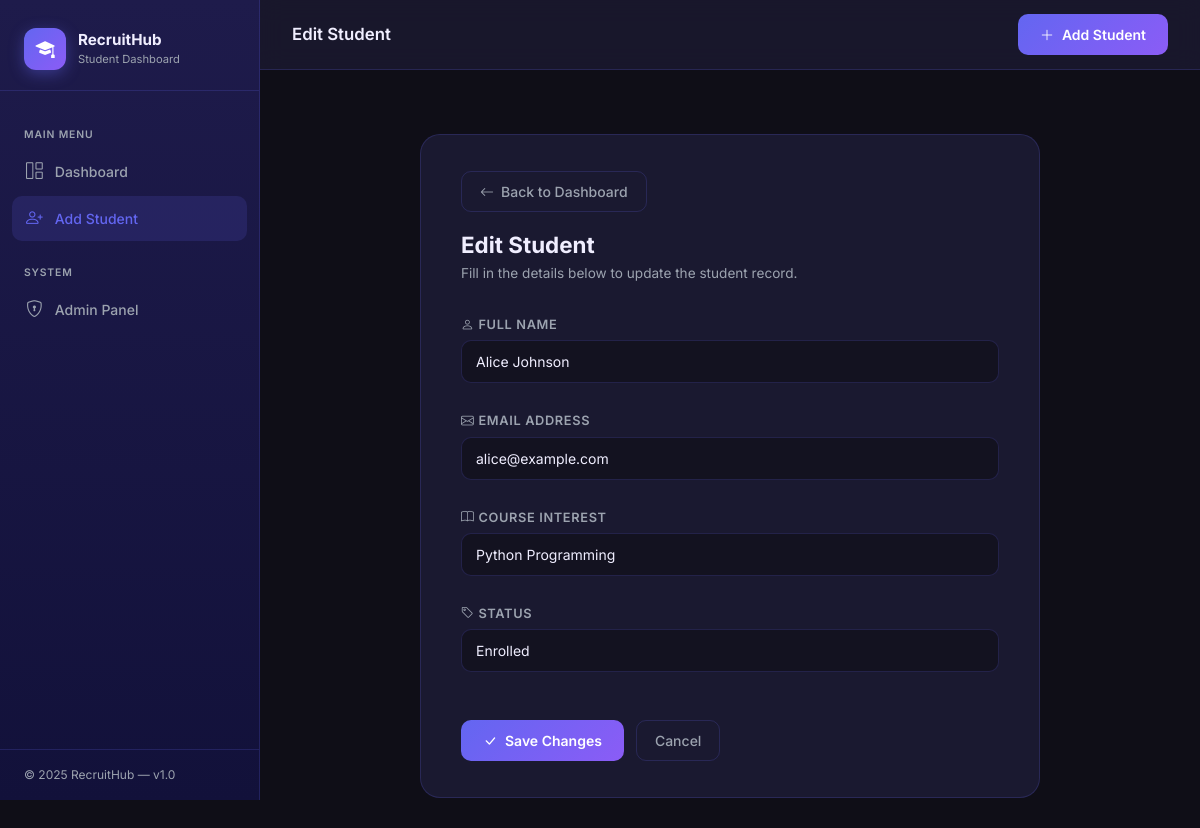
Page /edit/1/ on the committed database.
### students/models.py (models this page shows, shortened)
class Student(models.Model):
    STATUS_CHOICES = [
        ('New', 'New'),
        ('Contacted', 'Contacted'),
        ('Enrolled', 'Enrolled'),
        ('Rejected', 'Rejected'),
    ]
    name            = models.CharField(max_length=200)
    email           = models.EmailField(unique=True)
    course_interest = models.CharField(max_length=200)
    status          = models.CharField(max_length=20, choices=STATUS_CHOICES, default='New')
    created_at      = models.DateTimeField(auto_now_add=True)
    class Meta:
        ordering = ['-created_at']

### students/views.py (the view)
# urls.py: path('edit/<int:pk>/', views.edit_student,  name='edit_student'),
def edit_student(request, pk):
    student = get_object_or_404(Student, pk=pk)
    if request.method == 'POST':
        form = StudentForm(request.POST, instance=student)
        if form.is_valid():
            form.save()
            messages.success(request, 'Student updated successfully!')
            return redirect('student_list')
        else:
            messages.error(request, 'Please fix the errors below.')
    else:
        form = StudentForm(instance=student)
    return render(request, 'student_form.html', {'form': form, 'title': 'Edit Student'})

### students/forms.py
class StudentForm(forms.ModelForm):
    class Meta:
        model  = Student
        fields = ['name', 'email', 'course_interest', 'status']
        widgets = {
            'name': forms.TextInput(attrs={
                'class': 'form-control',
                'placeholder': 'Full Name',
            }),
            'email': forms.EmailInput(attrs={
                'class': 'form-control',
                'placeholder': 'Email Address',
            }),
            'course_interest': forms.TextInput(attrs={
                'class': 'form-control',
                'placeholder': 'e.g. Python, Data Science, Web Dev',
            }),
            'status': forms.Select(attrs={
                'class': 'form-select',
            }),
        }
        labels = {
            'course_interest': 'Course Interest',
        }

### templates/student_form.html (shortened to what this page needs)
{% extends 'base.html' %}
{% block page_title %}{{ title }}{% endblock %}
{% block content %}
<div class="page-wrapper">
  <div class="form-card">
    <div style="margin-bottom:28px;">
      <a href="{% url 'student_list' %}" class="btn-outline-muted" id="back-btn"
         style="margin-bottom:20px; display:inline-flex;">
        <i class="bi bi-arrow-left"></i> Back to Dashboard
      </a>
      <h1 style="font-size:1.4rem; font-weight:700; margin:0 0 4px; color:var(--text-primary);">
        {{ title }}
      </h1>
      <p style="font-size:.85rem; color:var(--text-muted); margin:0;">
        Fill in the details below to
        {% if 'Edit' in title %}update the student record{% else %}register a new student{% endif %}.
      </p>
    </div>
    <form method="POST" id="student-form" novalidate>
      <div class="mb-4">
        <label class="form-label" for="{{ form.name.id_for_label }}">
          <i class="bi bi-person" style="margin-right:4px;"></i>Full Name
        </label>
        {{ form.name }}
      </div>
      <div class="mb-4">
        <label class="form-label" for="{{ form.email.id_for_label }}">
          <i class="bi bi-envelope" style="margin-right:4px;"></i>Email Address
        </label>
        {{ form.email }}
      </div>
      <div class="mb-4">
        <label class="form-label" for="{{ form.course_interest.id_for_label }}">
          <i class="bi bi-book" style="margin-right:4px;"></i>Course Interest
        </label>
        {{ form.course_interest }}
      </div>
      <div class="mb-5">
        <label class="form-label" for="{{ form.status.id_for_label }}">
          <i class="bi bi-tag" style="margin-right:4px;"></i>Status
        </label>
        {{ form.status }}
      </div>
      <div style="display:flex; gap:12px;">
        <button type="submit" class="btn-brand" id="submit-btn">
          <i class="bi bi-{% if 'Edit' in title %}check-lg{% else %}person-plus{% endif %}"></i>
          {% if 'Edit' in title %}Save Changes{% else %}Add Student{% endif %}
        </button>
        <a href="{% url 'student_list' %}" class="btn-outline-muted" id="cancel-btn">
          Cancel
        </a>
      </div>
    </form>
  </div>
</div>
{% endblock %}

### templates/base.html (style rules this page uses)
:root { --brand-primary: #6366f1; --brand-secondary: #8b5cf6; --brand-dark: #1e1b4b; --bg-body: #0f0e17; --bg-card: #1a1930; --bg-card-hover: #22203a; --border-color: rgba(99, 102, 241, 0.2); --text-primary: #f0eeff; --text-muted: #9ca3af; --success: #22c55e; --danger: #ef4444; --warning: #f59e0b; --info: #38bdf8; }
*, *::before, *::after { box-sizing: border-box; }
body { font-family: 'Inter', sans-serif; background-color: var(--bg-body); color: var(--text-primary); min-height: 100vh; }
.page-wrapper { padding: 32px; flex: 1; }
.form-card { background: var(--bg-card); border: 1px solid var(--border-color); border-radius: 20px; padding: 36px 40px; max-width: 620px; margin: 0 auto; }
.form-control, .form-select { background: rgba(15,14,23,.6); border: 1px solid var(--border-color); color: var(--text-primary); border-radius: 10px; padding: 10px 14px; font-size: .875rem; transition: border-color .2s ease, box-shadow .2s ease; }
.form-control::placeholder { color: var(--text-muted); }
.form-select option { background: #1a1930; color: var(--text-primary); }
.form-label { font-size: .8rem; font-weight: 600; color: var(--text-muted); text-transform: uppercase; letter-spacing: .05em; margin-bottom: 6px; }
.btn-brand { background: linear-gradient(135deg, var(--brand-primary), var(--brand-secondary)); color: #fff; border: none; border-radius: 10px; padding: 10px 22px; font-size: .875rem; font-weight: 600; cursor: pointer; transition: opacity .2s ease, transform .15s ease, box-shadow .2s ease; display: inline-flex; align-items: center; gap: 8px; text-decoration: none; }
.btn-outline-muted { background: transparent; border: 1px solid var(--border-color); color: var(--text-muted); border-radius: 10px; padding: 9px 18px; font-size: .875rem; font-weight: 500; cursor: pointer; transition: all .2s ease; text-decoration: none; display: inline-flex; align-items: center; gap: 7px; }

### rows in the picture
Student: name "Alice Johnson", email "alice@example.com", course_interest "Python Programming", status "Enrolled"

### other values in the picture
{{ title }} "Edit Student"
